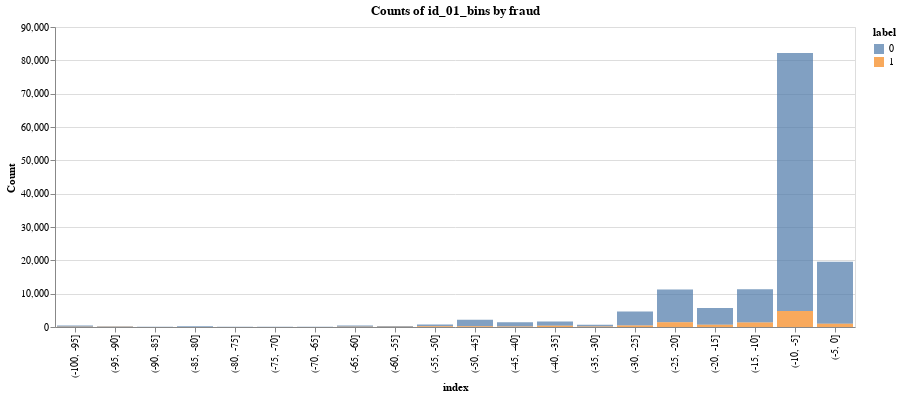

Notebook code for this chart:
### Code cell
compare_bins_isfraud_hist(X, 'id_01_bins', width=800)#.interactive()

### Figure 1 — Vega-Lite specification as saved in the notebook (floating-point values rounded to 4 significant figures)
{"$schema": "https://vega.github.io/schema/vega-lite/v3.3.0.json", "config": {"mark": {"tooltip": null}, "view": {"height": 300, "width": 400}}, "data": {"name": "data-6182c9ecdd4bc97dcd95fab24873c6cd"}, "datasets": {"data-6182c9ecdd4bc97dcd95fab24873c6cd": [{"count": 341, "index": "(-100, -95]", "label": 0}, {"count": 92, "index": "(-100, -95]", "label": 1}, {"count": 179, "index": "(-95, -90]", "label": 0}, {"count": 38, "index": "(-95, -90]", "label": 1}, {"count": 85, "index": "(-90, -85]", "label": 0}, {"count": 11, "index": "(-90, -85]", "label": 1}, {"count": 210, "index": "(-85, -80]", "label": 0}, {"count": 11, "index": "(-85, -80]", "label": 1}, {"count": 76, "index": "(-80, -75]", "label": 0}, {"count": 8, "index": "(-80, -75]", "label": 1}, {"count": 80, "index": "(-75, -70]", "label": 0}, {"count": 20, "index": "(-75, -70]", "label": 1}, {"count": 80, "index": "(-70, -65]", "label": 0}, {"count": 13, "index": "(-70, -65]", "label": 1}, {"count": 363, "index": "(-65, -60]", "label": 0}, {"count": 56, "index": "(-65, -60]", "label": 1}, {"count": 276, "index": "(-60, -55]", "label": 0}, {"count": 48, "index": "(-60, -55]", "label": 1}, {"count": 489, "index": "(-55, -50]", "label": 0}, {"count": 225, "index": "(-55, -50]", "label": 1}, {"count": 1905, "index": "(-50, -45]", "label": 0}, {"count": 242, "index": "(-50, -45]", "label": 1}, {"count": 1244, "index": "(-45, -40]", "label": 0}, {"count": 146, "index": "(-45, -40]", "label": 1}, {"count": 1260, "index": "(-40, -35]", "label": 0}, {"count": 370, "index": "(-40, -35]", "label": 1}, {"count": 539, "index": "(-35, -30]", "label": 0}, {"count": 155, "index": "(-35, -30]", "label": 1}, {"count": 4194, "index": "(-30, -25]", "label": 0}, {"count": 446, "index": "(-30, -25]", "label": 1}, {"count": 9826, "index": "(-25, -20]", "label": 0}, {"count": 1408, "index": "(-25, -20]", "label": 1}, {"count": 5055, "index": "(-20, -15]", "label": 0}, {"count": 673, "index": "(-20, -15]", "label": 1}, {"count": 9950, "index": "(-15, -10]", "label": 0}, {"count": 1351, "index": "(-15, -10]", "label": 1}, {"count": 77436, "index": "(-10, -5]", "label": 0}, {"count": 4765, "index": "(-10, -5]", "label": 1}, {"count": 18582, "index": "(-5, 0]", "label": 0}, {"count": 973, "index": "(-5, 0]", "label": 1}]}, "encoding": {"color": {"field": "label", "type": "nominal"}, "tooltip": [{"field": "index", "type": "nominal"}, {"field": "count", "type": "quantitative"}, {"field": "label", "type": "quantitative"}], "x": {"axis": {"title": "index"}, "field": "index", "sort": null, "type": "nominal"}, "y": {"axis": {"title": "Count"}, "field": "count", "type": "quantitative"}}, "mark": {"opacity": 0.7, "type": "bar"}, "title": "Counts of id_01_bins by fraud", "width": 800}
